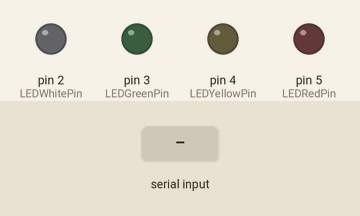
The sketch below on a simulated Arduino Uno, built with avr-gcc and run on an emulated ATmega328P. On the bench: output pins drawn as LEDs (lit = HIGH). Inputs (shaded band) come from the test bench.

Above: at 1.2 s.
1.3 s: "r" received over Serial
At 2.2 s:
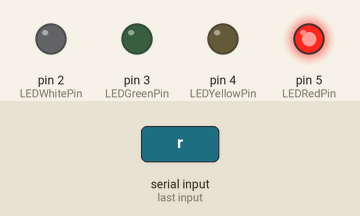
2.8 s: "y" received over Serial
At 3.3 s:
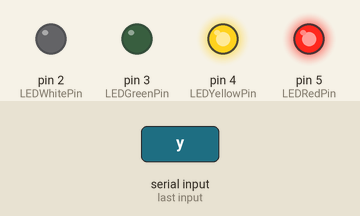
4.3 s: "g" received over Serial
At 5.5 s:
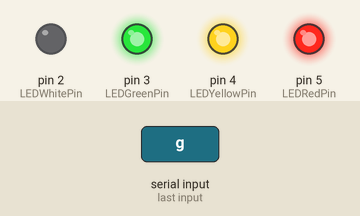
5.8 s: "w" received over Serial
At 6.8 s:
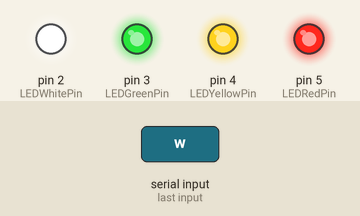
7.3 s: "r" received over Serial
At 8.0 s:
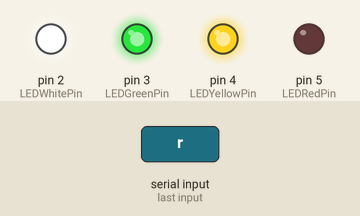
8.8 s: "1" received over Serial
At 9.1 s:
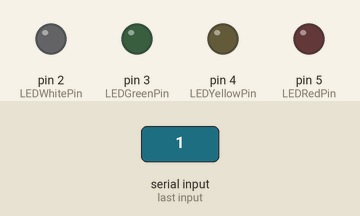
Timing chart, 0 to 11.3 s (numbered marks = the images above; inputs shaded):
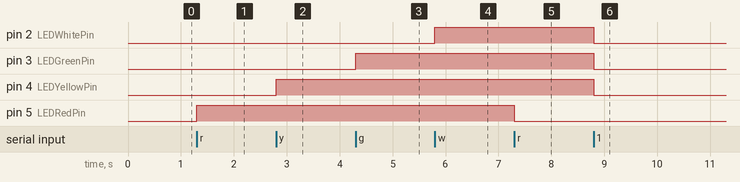

Measured:
- after the input at 1.3 s, pin 5 (LEDRedPin): LOW → HIGH at once
- after the input at 2.8 s, pin 4 (LEDYellowPin): LOW → HIGH at once
- after the input at 4.3 s, pin 3 (LEDGreenPin): LOW → HIGH at once
- after the input at 5.8 s, pin 2 (LEDWhitePin): LOW → HIGH at once
- after the input at 7.3 s, pin 5 (LEDRedPin): HIGH → LOW at once
- after the input at 8.8 s, pin 2 (LEDWhitePin), pin 3 (LEDGreenPin), pin 4 (LEDYellowPin): HIGH → LOW at once

The sketch:

AULA05_PBL_01.ino
```cpp
int LEDRedPin = 5;
int LEDYellowPin = 4;
int LEDGreenPin = 3;
int LEDWhitePin = 2;

void setup(){
  Serial.begin(9600);
  pinMode(LEDRedPin, OUTPUT);
  pinMode(LEDYellowPin, OUTPUT);
  pinMode(LEDGreenPin, OUTPUT);
  pinMode(LEDWhitePin, OUTPUT);

}

void toggleLED(int LEDPin){
  digitalWrite(LEDPin, !digitalRead(LEDPin));
}

void loop(){
  if (Serial.available() > 0){

    int inByte = Serial.read();

    switch (inByte){
      case 'r':
        toggleLED(LEDRedPin);
        break;
      case 'y':
        toggleLED(LEDYellowPin);
        break;
      case 'g':
        toggleLED(LEDGreenPin);
        break;
      case 'w':
        toggleLED(LEDWhitePin);
        break;
      default:
        digitalWrite(LEDRedPin, LOW);
        digitalWrite(LEDYellowPin, LOW);
        digitalWrite(LEDGreenPin, LOW);
        digitalWrite(LEDWhitePin, LOW);
        break;
    }
  }
}
```
